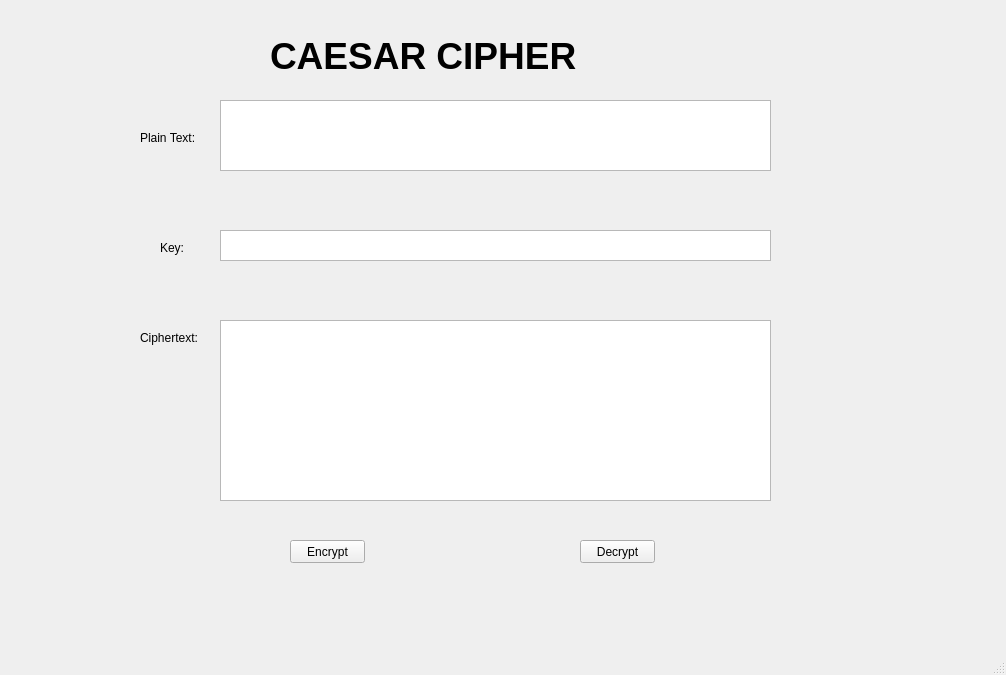
<?xml version="1.0" encoding="UTF-8"?>
<ui version="4.0">
 <class>MainWindow</class>
 <widget class="QMainWindow" name="MainWindow">
  <property name="geometry">
   <rect>
    <x>0</x>
    <y>0</y>
    <width>1006</width>
    <height>675</height>
   </rect>
  </property>
  <property name="windowTitle">
   <string>MainWindow</string>
  </property>
  <widget class="QWidget" name="centralwidget">
   <widget class="QPushButton" name="btn_encrypt">
    <property name="geometry">
     <rect>
      <x>290</x>
      <y>540</y>
      <width>75</width>
      <height>23</height>
     </rect>
    </property>
    <property name="text">
     <string>Encrypt</string>
    </property>
   </widget>
   <widget class="QPushButton" name="btn_decrypt">
    <property name="geometry">
     <rect>
      <x>580</x>
      <y>540</y>
      <width>75</width>
      <height>23</height>
     </rect>
    </property>
    <property name="text">
     <string>Decrypt</string>
    </property>
   </widget>
   <widget class="QLabel" name="label">
    <property name="geometry">
     <rect>
      <x>270</x>
      <y>30</y>
      <width>421</width>
      <height>51</height>
     </rect>
    </property>
    <property name="font">
     <font>
      <pointsize>28</pointsize>
      <weight>75</weight>
      <bold>true</bold>
     </font>
    </property>
    <property name="text">
     <string>CAESAR CIPHER</string>
    </property>
   </widget>
   <widget class="QPlainTextEdit" name="plaintext_txt">
    <property name="geometry">
     <rect>
      <x>220</x>
      <y>100</y>
      <width>551</width>
      <height>71</height>
     </rect>
    </property>
   </widget>
   <widget class="QPlainTextEdit" name="key_txt">
    <property name="geometry">
     <rect>
      <x>220</x>
      <y>230</y>
      <width>551</width>
      <height>31</height>
     </rect>
    </property>
   </widget>
   <widget class="QPlainTextEdit" name="cipher_txt">
    <property name="geometry">
     <rect>
      <x>220</x>
      <y>320</y>
      <width>551</width>
      <height>181</height>
     </rect>
    </property>
   </widget>
   <widget class="QLabel" name="label_2">
    <property name="geometry">
     <rect>
      <x>140</x>
      <y>130</y>
      <width>61</width>
      <height>16</height>
     </rect>
    </property>
    <property name="text">
     <string>Plain Text:</string>
    </property>
   </widget>
   <widget class="QLabel" name="label_3">
    <property name="geometry">
     <rect>
      <x>160</x>
      <y>240</y>
      <width>31</width>
      <height>16</height>
     </rect>
    </property>
    <property name="text">
     <string>Key:</string>
    </property>
   </widget>
   <widget class="QLabel" name="label_4">
    <property name="geometry">
     <rect>
      <x>140</x>
      <y>330</y>
      <width>61</width>
      <height>16</height>
     </rect>
    </property>
    <property name="text">
     <string>Ciphertext:</string>
    </property>
   </widget>
  </widget>
  <widget class="QMenuBar" name="menubar">
   <property name="geometry">
    <rect>
     <x>0</x>
     <y>0</y>
     <width>1006</width>
     <height>26</height>
    </rect>
   </property>
  </widget>
  <widget class="QStatusBar" name="statusbar"/>
 </widget>
 <resources/>
 <connections/>
</ui>
